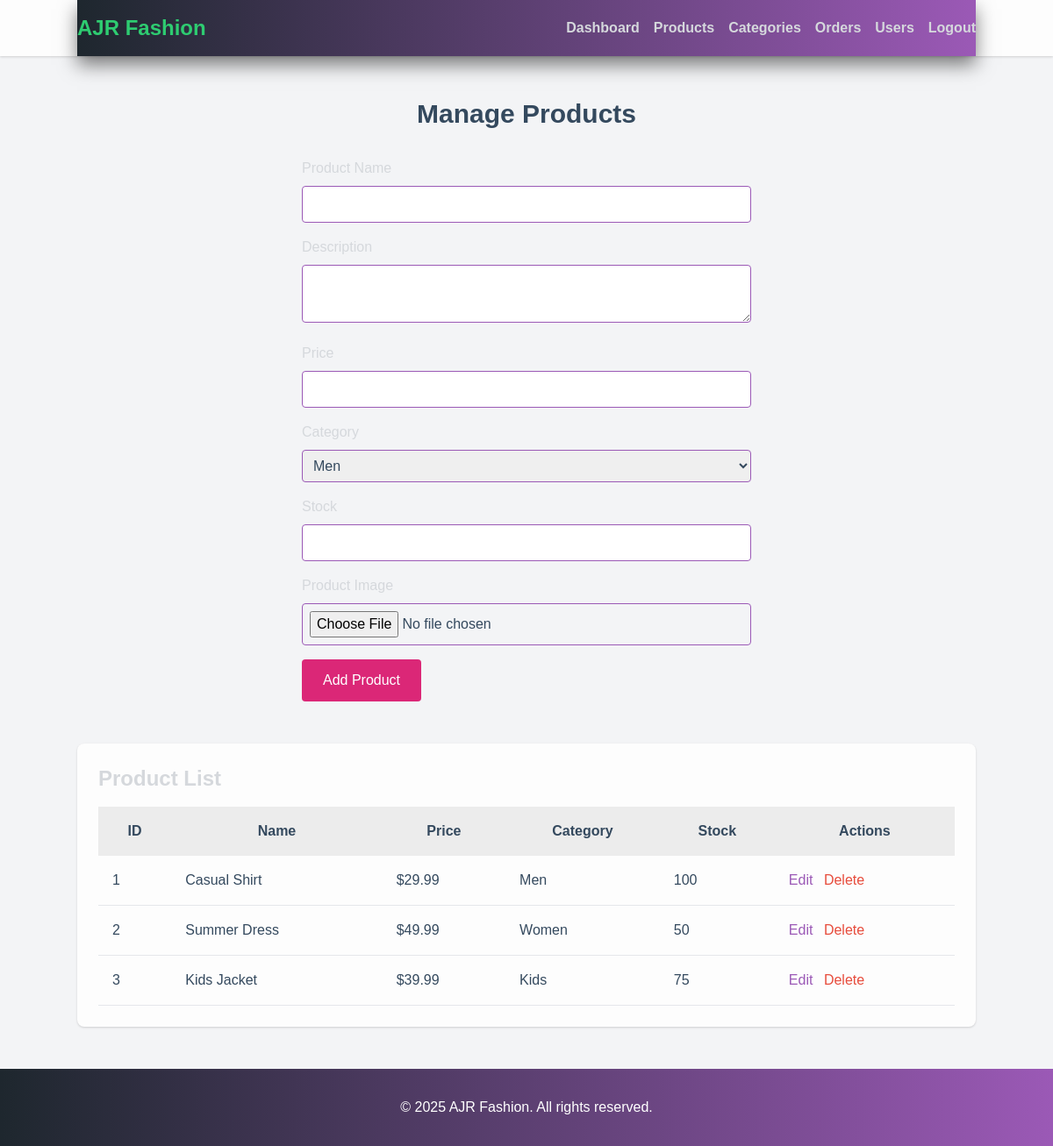
Screenshot of /ajr_fashion/admin/manage_products.php (signed in) with the database file from the repository.
### tables this page shows
CREATE TABLE products (
    id INT AUTO_INCREMENT PRIMARY KEY,
    name VARCHAR(255) NOT NULL,
    description TEXT,
    price DECIMAL(10, 2) NOT NULL,
    category_id INT,
    image_url VARCHAR(255),
    stock INT NOT NULL,
    FOREIGN KEY (category_id) REFERENCES categories(id)
);

CREATE TABLE categories (
    id INT AUTO_INCREMENT PRIMARY KEY,
    name VARCHAR(255) NOT NULL
);

### ajr_fashion/admin/manage_products.php (the view, shortened to what this page needs)
<?php
require_once '../includes/db_connect.php';
$edit_product = null;
?>
<!DOCTYPE html>
<html lang="en">
<head>
    <link href="https://cdn.jsdelivr.net/npm/tailwindcss@2.2.19/dist/tailwind.min.css" rel="stylesheet">
    <link rel="stylesheet" href="/ajr_fashion/css/styles.css">
</head>
<body class="bg-gray-100">
    <header class="bg-white shadow sticky top-0 z-50">
        <nav class="container mx-auto flex items-center justify-between py-4">
            <a href="/ajr_fashion/index.php" class="text-2xl font-bold text-pink-600">AJR Fashion</a>
            <div class="flex items-center space-x-4">
                <a href="/ajr_fashion/admin/index.php" class="text-gray-700 hover:text-pink-600">Dashboard</a>
                <a href="/ajr_fashion/admin/manage_products.php" class="text-gray-700 hover:text-pink-600">Products</a>
                <a href="/ajr_fashion/admin/manage_categories.php" class="text-gray-700 hover:text-pink-600">Categories</a>
                <a href="/ajr_fashion/admin/manage_orders.php" class="text-gray-700 hover:text-pink-600">Orders</a>
                <a href="/ajr_fashion/admin/manage_users.php" class="text-gray-700 hover:text-pink-600">Users</a>
                <a href="/ajr_fashion/logout.php" class="text-gray-700 hover:text-pink-600">Logout</a>
            </div>
        </nav>
    </header>
    <main class="container mx-auto py-12">
        <h2 class="text-3xl font-bold text-center mb-8">Manage Products</h2>
        <?php if ($edit_product): ?>
            <form action="/ajr_fashion/admin/manage_products.php" method="post" enctype="multipart/form-data" class="checkout max-w-lg mx-auto mb-12">
                <input type="hidden" name="id" value="<?php echo $edit_product['id']; ?>">
                <div class="mb-4">
                    <label for="name" class="block mb-2">Product Name</label>
                    <input type="text" id="name" name="name" value="<?php echo htmlspecialchars($edit_product['name']); ?>" required class="w-full p-2 border rounded">
                </div>
                <div class="mb-4">
                    <label for="description" class="block mb-2">Description</label>
                    <textarea id="description" name="description" class="w-full p-2 border rounded"><?php echo htmlspecialchars($edit_product['description']); ?></textarea>
                </div>
                <div class="mb-4">
                    <label for="price" class="block mb-2">Price</label>
                    <input type="number" id="price" name="price" step="0.01" value="<?php echo $edit_product['price']; ?>" required class="w-full p-2 border rounded">
                </div>
                <div class="mb-4">
                    <label for="category_id" class="block mb-2">Category</label>
                    <select id="category_id" name="category_id" required class="w-full p-2 border rounded">
                        <?php
                        $stmt = $pdo->query('SELECT * FROM categories');
                        while ($category = $stmt->fetch(PDO::FETCH_ASSOC)):
                        ?>
                            <option value="<?php echo $category['id']; ?>" <?php if ($category['id'] == $edit_product['category_id']) echo 'selected'; ?>>
                                <?php echo $category['name']; ?>
                            </option>
                        <?php endwhile; ?>
                    </select>
                </div>
                <div class="mb-4">
                    <label for="stock" class="block mb-2">Stock</label>
                    <input type="number" id="stock" name="stock" value="<?php echo $edit_product['stock']; ?>" required class="w-full p-2 border rounded">
                </div>
                <div class="mb-4">
                    <label for="image" class="block mb-2">Product Image (Leave blank to keep current image)</label>
                    <input type="file" id="image" name="image" class="w-full p-2 border rounded">
                    <p class="text-sm text-gray-600 mt-1">Current Image: <?php echo $edit_product['image_url']; ?></p>
                </div>
                <button type="submit" name="update_product" class="btn bg-pink-600 text-white px-6 py-3 rounded">Update Product</button>
                <a href="/ajr_fashion/admin/manage_products.php" class="ml-4 text-blue-600 hover:underline">Cancel</a>
            </form>
        <?php else: ?>
            <form action="/ajr_fashion/admin/manage_products.php" method="post" enctype="multipart/form-data" class="checkout max-w-lg mx-auto mb-12">
                <div class="mb-4">
                    <label for="name" class="block mb-2">Product Name</label>
                    <input type="text" id="name" name="name" required class="w-full p-2 border rounded">
                </div>
                <div class="mb-4">
                    <label for="description" class="block mb-2">Description</label>
                    <textarea id="description" name="description" class="w-full p-2 border rounded"></textarea>
                </div>
                <div class="mb-4">
                    <label for="price" class="block mb-2">Price</label>
                    <input type="number" id="price" name="price" step="0.01" required class="w-full p-2 border rounded">
                </div>
                <div class="mb-4">
                    <label for="category_id" class="block mb-2">Category</label>
                    <select id="category_id" name="category_id" required class="w-full p-2 border rounded">
                        <?php
                        $stmt = $pdo->query('SELECT * FROM categories');
                        while ($category = $stmt->fetch(PDO::FETCH_ASSOC)):
                        ?>
                            <option value="<?php echo $category['id']; ?>"><?php echo $category['name']; ?></option>
                        <?php endwhile; ?>
                    </select>
                </div>
                <div class="mb-4">
                    <label for="stock" class="block mb-2">Stock</label>
                    <input type="number" id="stock" name="stock" required class="w-full p-2 border rounded">
                </div>
                <div class="mb-4">
                    <label for="image" class="block mb-2">Product Image</label>
                    <input type="file" id="image" name="image" required class="w-full p-2 border rounded">
                </div>
                <button type="submit" name="add_product" class="btn bg-pink-600 text-white px-6 py-3 rounded">Add Product</button>
            </form>
        <?php endif; ?>
        <div class="bg-white p-6 rounded-lg shadow">
            <h3 class="text-2xl font-semibold mb-4">Product List</h3>
            <table class="w-full border-collapse">
                <thead>
                    <tr class="bg-gray-200">
                        <th class="p-4">ID</th>
                        <th class="p-4">Name</th>
                        <th class="p-4">Price</th>
                        <th class="p-4">Category</th>
                        <th class="p-4">Stock</th>
                        <th class="p-4">Actions</th>
                    </tr>
                </thead>
                <tbody>
                    <?php
                    $stmt = $pdo->query('SELECT p.*, c.name AS category_name FROM products p JOIN categories c ON p.category_id = c.id');
                    while ($product = $stmt->fetch(PDO::FETCH_ASSOC)):
                    ?>
                        <tr class="border-b">
                            <td class="p-4"><?php echo $product['id']; ?></td>
                            <td class="p-4"><?php echo $product['name']; ?></td>
                            <td class="p-4">$<?php echo number_format($product['price'], 2); ?></td>
                            <td class="p-4"><?php echo $product['category_name']; ?></td>
                            <td class="p-4"><?php echo $product['stock']; ?></td>
                            <td class="p-4">
                                <a href="/ajr_fashion/admin/manage_products.php?edit=<?php echo $product['id']; ?>" class="text-blue-600 hover:underline mr-2">Edit</a>
                                <a href="/ajr_fashion/admin/manage_products.php?delete=<?php echo $product['id']; ?>" class="text-red-600 hover:underline">Delete</a>
                            </td>
                        </tr>
                    <?php endwhile; ?>
                </tbody>
            </table>
        </div>
    </main>
    <footer class="bg-gray-900 text-white py-8">
        <div class="container mx-auto text-center">
            <p>© 2025 AJR Fashion. All rights reserved.</p>
        </div>
    </footer>
</body>
</html>

### ajr_fashion/css/styles.css (style rules this page uses)
* { margin: 0; padding: 0; box-sizing: border-box; }
body { font-family: 'Arial', sans-serif; background-color: #2C3E50; color: #D5D8DC; overflow-x: hidden; perspective: 1000px; }
header nav { background: linear-gradient(90deg, #1E272E, #9B59B6); position: relative; transform-style: preserve-3d; box-shadow: 0 10px 20px rgba(0, 0, 0, 0.5); }
header nav a { position: relative; color: #FFFFFF; font-weight: bold; transition: color 0.3s ease, transform 0.3s ease; transform-style: preserve-3d; }
header nav a::after { content: ''; position: absolute; width: 0; height: 2px; bottom: -4px; left: 0; background-color: #2ECC71; transition: width 0.3s ease; }
.checkout input, .checkout textarea, .checkout select { transition: border-color 0.3s ease, box-shadow 0.3s ease, transform 0.3s ease; border-color: #9B59B6; transform: translateZ(0); color: #34495E; }
main { animation: pageFade3D 0.6s ease-out; }
main h2 { color: #34495E; }
footer { background: linear-gradient(90deg, #1E272E, #9B59B6); transform-style: preserve-3d; }
table tr { transition: background-color 0.3s ease, transform 0.3s ease; transform-style: preserve-3d; }
table th, table td { color: #34495E; }
form button { transition: transform 0.3s ease; transform-style: preserve-3d; }
.bg-white { background-color: #FDFDFD !important; }
.text-gray-700 { color: #D5D8DC !important; }
.bg-gray-200 { background-color: #ECECEC !important; }
.text-pink-600 { color: #2ECC71 !important; }
.text-red-600 { color: #E74C3C !important; }
.text-blue-600 { color: #9B59B6 !important; }

### rows the page displays
products: id "1", name "Casual Shirt", price "29.99", category.name "Men", stock "100"
products: id "2", name "Summer Dress", price "49.99", category.name "Women", stock "50"
products: id "3", name "Kids Jacket", price "39.99", category.name "Kids", stock "75"

### other values shown
form field category_id "Men"
